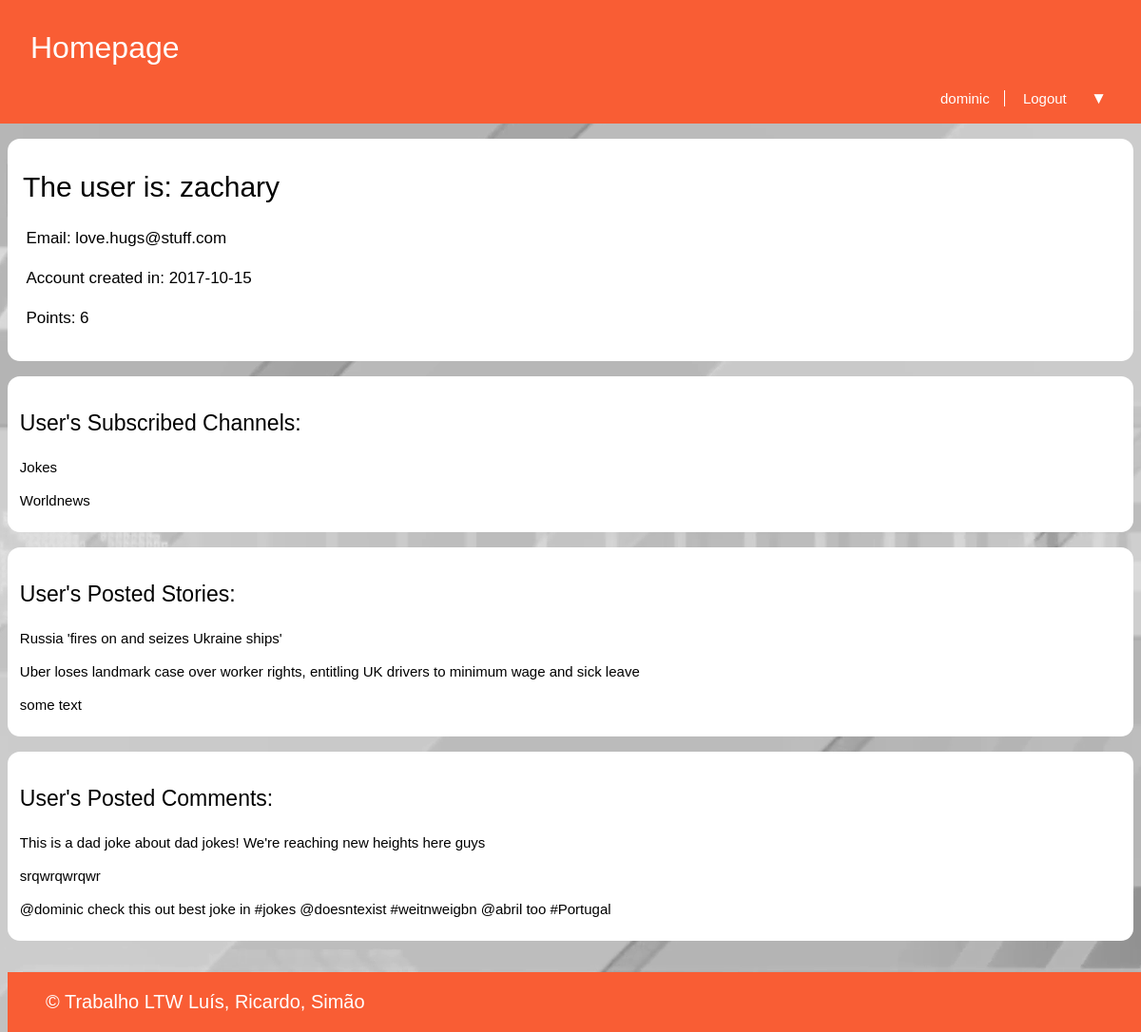
The page /pages/profile.php?name=zachary (signed in) on the database as committed earlier.
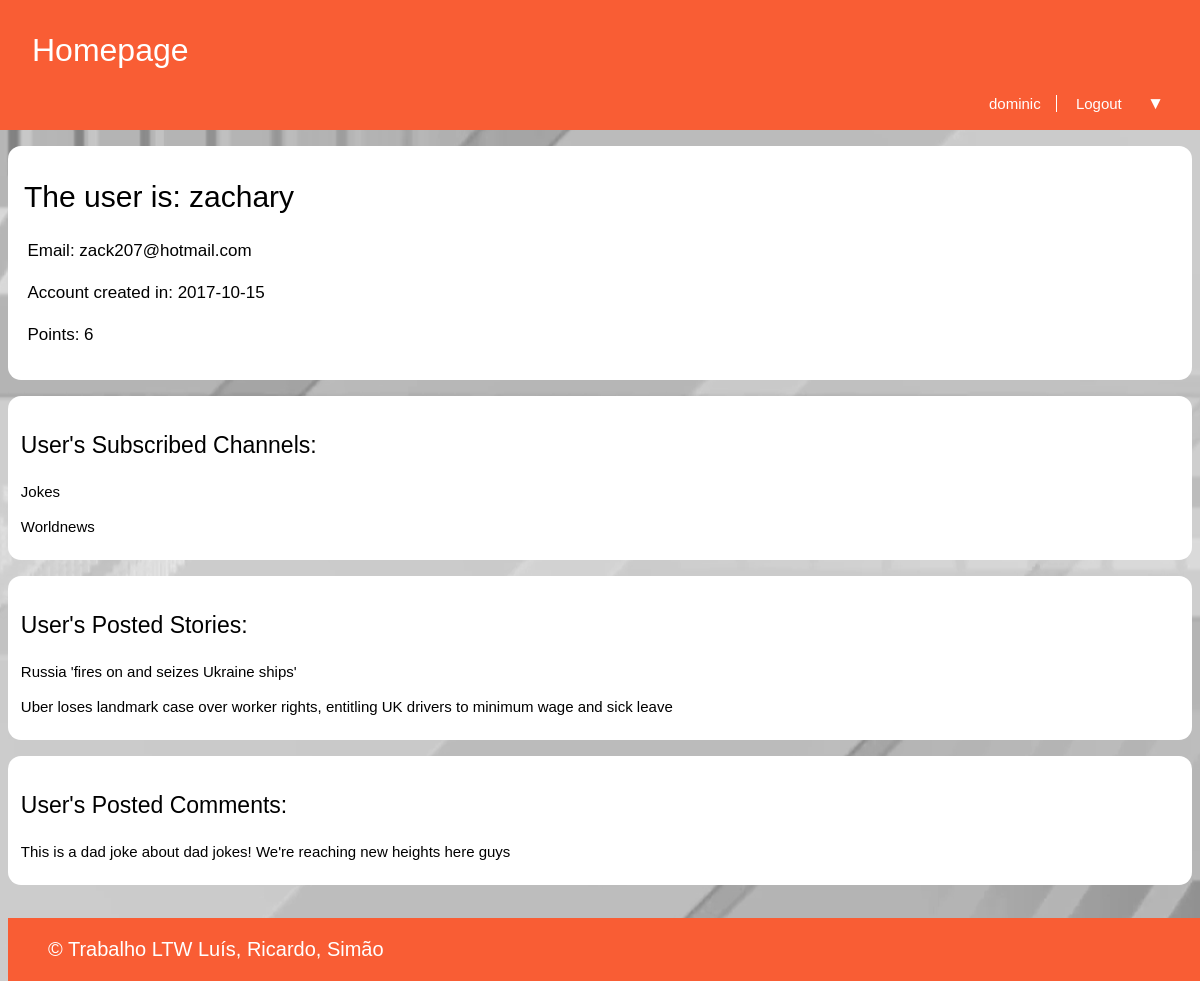
The same page on the database as committed later.
### tables this page shows
CREATE TABLE Utilizer (
  username VARCHAR PRIMARY KEY,
  password VARCHAR NOT NULL,
  email VARCHAR NOT NULL,
  points INTEGER DEFAULT 0,
  created INTEGER -- date when the utilizer was created in epoch format
);

CREATE TABLE UserSubscriptions (
  username VARCHAR REFERENCES utilizer,
  channel VARCHAR REFERENCES channel,
  PRIMARY KEY (username, channel)
);

CREATE TABLE Story (
  id INTEGER PRIMARY KEY,
  title VARCHAR,
  published INTEGER, -- date when the story was published in epoch format
  channel VARCHAR REFERENCES channel, -- comma separated tags
  author VARCHAR REFERENCES utilizer, -- who wrote the article
  points INTEGER DEFAULT 0,
  fulltext VARCHAR
);

CREATE TABLE Comment (
  id INTEGER PRIMARY KEY,
  story_id INTEGER REFERENCES story,
  parent_comment INTEGER REFERENCES comment,
  username VARCHAR REFERENCES utilizer,
  date INTEGER NOT NULL, -- date when comment was published in epoch format
  points INTEGER DEFAULT 0,
  text VARCHAR NOT NULL
);

### database/db_user.php (called while the page is built, shortened)
<?php
    function getUserPublicInfo($username) {
        $db = Database::instance()->db();
        $stmt = $db->prepare('SELECT email, points, created FROM Utilizer WHERE username = ?');
        $stmt->execute(array($username));
        return $stmt->fetchAll();
    }
    function getAllStoriesPosted($username) {
        $db = Database::instance()->db();
        $stmt = $db->prepare('SELECT id, title FROM Story WHERE author = ?');
        $stmt->execute(array($username));
        return $stmt->fetchAll();
    }
    function getAllCommentsPosted($username) {
        $db = Database::instance()->db();
        $stmt = $db->prepare('SELECT story_id, date, points, text FROM Comment WHERE username = ?');
        $stmt->execute(array($username));
        return $stmt->fetchAll();
    }
?>

### database/db_channel.php (called while the page is built, shortened)
<?php
	function getSubscribedChannels($username) {
		$db = Database::instance()->db();
		$subscribedChannelsQuery = $db->prepare('SELECT channel FROM UserSubscriptions WHERE username = ?');
		$subscribedChannelsQuery->execute(array($username));
		$subscribedChannelsNames = $subscribedChannelsQuery->fetchAll();
		return $subscribedChannelsNames;
	}
?>

### templates/tpl_profile.php (the view, shortened to what this page needs)
<?php
	include_once('../templates/tpl_common.php');
?>
<?php function draw_posted_stories($username) { ?>
	<link rel="stylesheet" href="../css/profile.css">
	<section class="userHistory">
		<h3> User's Posted Stories: </h3>
		<?php
		$postedStoriesId = getAllStoriesPosted($username);
		if(empty($postedStoriesId)) { ?>
		<p> User has not posted any story..</p>
		<?php } else {
		foreach($postedStoriesId as $story) { ?>
			<p><a onclick="window.location.href='../pages/story.php?id=<?=$story['id']?>'"><?=$story['title']?></a></p>
		<?php }
		} ?>
	</section>
<?php } ?>
<?php function draw_posted_comments($username) { ?>
	<section class="userHistory">
		<h3> User's Posted Comments: </h3>
		<?php
		$postedComments = getAllCommentsPosted($username);
		if(empty($postedComments)) { ?>
		<p> User has not posted any comment..</p>
		<?php } else {
		foreach($postedComments as $comment) { ?>
			<p><a onclick="window.location.href='../pages/story.php?id=<?=$comment['story_id']?>'"> <?=$comment['text']?> </a></p>
		<?php }
		} ?>
	</section>
<?php } ?>
<?php function draw_user_info($username, $created, $points, $email) { ?>
	<?php $data = convert_epoch($created) ?>
	<link rel="stylesheet" href="../css/story.css">
	<section id="storyText">
		<h1>The user is: <?=$username?></h1>
		<p>Email: <?=$email?></p>
		<p>Account created in: <?=$data->format('Y-m-d')?></p>
		<p>Points: <?=$points?></p>
	</section>
<?php } ?>
<?php function draw_subscribedChannels($username) { ?>
  <link rel="stylesheet" href="../css/story.css">
  <section class="userHistory">
      <h3> User's Subscribed Channels: </h3>
      <?php
      $subscribedChannelsNames = getSubscribedChannels($username);
      if(empty($subscribedChannelsNames)) { ?>
        <p> User has not subscribed to any channel..</p>
      <?php } else {
        foreach( $subscribedChannelsNames as $channelName) { ?>
          <p><a onclick="window.location.href='../pages/channel.php?name=<?=$channelName['channel']?>'"><?=$channelName['channel']?></a></p>
        <?php }
      } ?>
  </section>
<?php } ?>

Rows that differ between the two databases and show on the page:
removed story: title "some text"
removed comment: text "srqwrqwrqwr"
removed comment: text "@dominic check this out best joke in #jokes @doesntexist #weitnweigbn @abril too #Portugal"
changed utilizer: email "love.hugs@stuff.com" → "zack207@hotmail.com"
